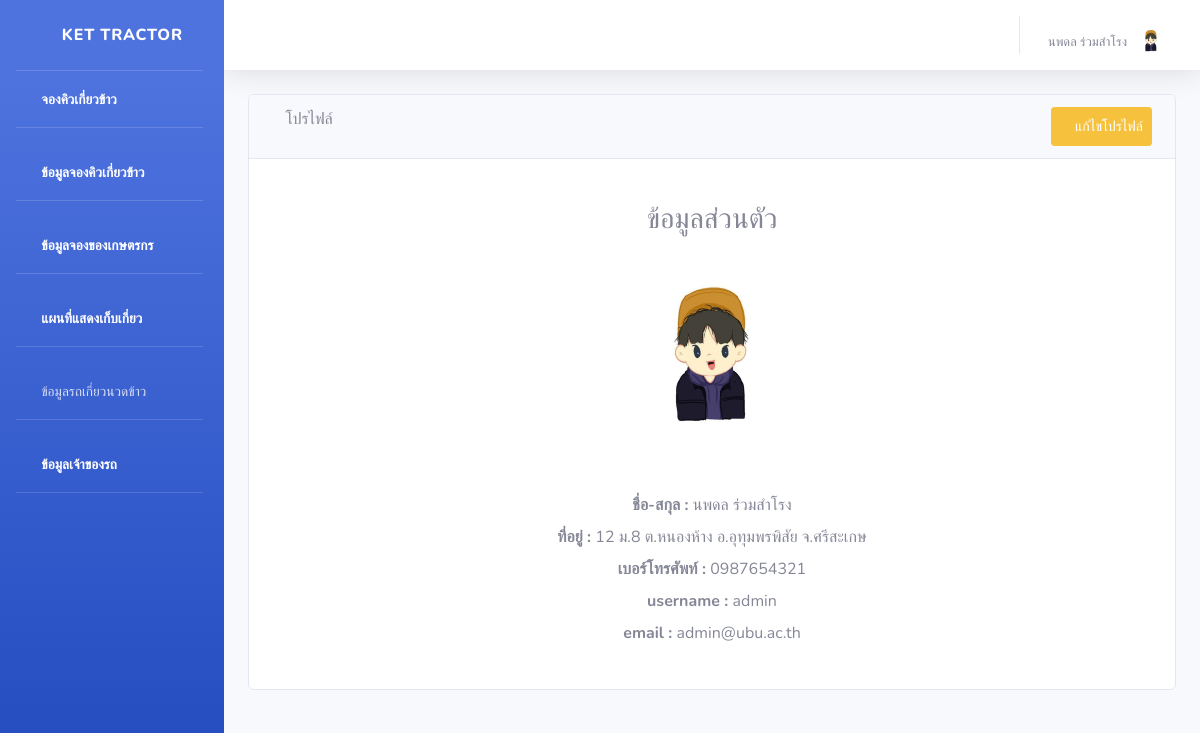
The app's page /profile (signed in) with its own data.
### api/models.py (models this page shows, shortened)
class Farmer(AbstractUser):
    id = models.AutoField(primary_key=True)
    farmer_name = models.CharField(max_length=1000, verbose_name = 'ชื่อ-สกุล')
    image = models.ImageField(upload_to='images/farmer', default='images/farmer/no-image.jpg' ,verbose_name = 'รูปโปรไฟล์')
    address = models.CharField(max_length=1000, verbose_name = 'ที่อยู่')
    phone = models.CharField(max_length=1000, verbose_name = 'เบอร์โทรศัพท์')
    email = models.CharField(max_length=1000)
    password = models.CharField(max_length=1000)
    class Meta:
        verbose_name = 'เกษตรกร'

### api/views.py (the view)
# urls.py: path('profile',views.profile),
def profile(req):
    farmer = Farmer.objects.get(username=req.user.username)
    return render(req, 'api/profile.html', {
        'farmer': farmer,
        })

### api/templates/api/profile.html (shortened to what this page needs)
{% extends 'api/base.html' %}
{% block content %}
<div id="content-wrapper">
  <div class="container-fluid">
      <div class="card mb-3">
          <div class="card-header">
              <i class="fas fa-table"></i>
              โปรไฟล์
              <a  class="btn btn-sm btn-warning" href="/editProfile/{{farmer.id}}"" style="padding: 8px; float: right;  color: white;" > <span class="fa fa-edit"></span> แก้ไขโปรไฟล์</a>
          </div>
          <div class="card-body">
            <form class="form-horizontal" action="/profile" method="POST"  enctype="multipart/form-data">
              <div class="form-group">
                  <div class="form-row">
                      <div class="col-md-12">
                          <div class="form-label-group">
                           <br>
                           <center> <h3>ข้อมูลส่วนตัว</h3></center>
                           <br>
                           <center> <img src="/media/{{farmer.image}}" width="200" height="200"> </center> <br>
                           <center><label for="profile"><b>ชื่อ-สกุล : </b>{{farmer.farmer_name}}</label> </center>
                           <center><label for="profile"><b>ที่อยู่ : </b>{{farmer.address}}</label> </center>
                           <center><label for="profile"><b>เบอร์โทรศัพท์ : </b>{{farmer.phone}}</label> </center>
                           <center><label for="profile"><b>username : </b>{{farmer.username}}</label> </center>
                           <center><label for="profile"><b>email : </b>{{farmer.email}}</label> </center>
                          </div>
                      </div>
                  </div>
              </div>
          </form>
          </div>
      </div>
  </div>
</div>
{% endblock %}

### api/templates/api/base.html (shortened to what this page needs)
<!DOCTYPE html>
{% load static %}
<html lang="en">
<head>
    <link href="{% static 'api/vendor/fontawesome-free/css/all.min.css' %}" rel="stylesheet" type="text/css">
    <link rel="stylesheet" type="text/css" href="{% static 'api/css/styles.css' %}">
    <link href="{% static 'api/css/sb-admin-2.min.css' %}" rel="stylesheet">
</head>
<body id="page-top">
    <div id="wrapper">
        <ul class="navbar-nav bg-gradient-primary sidebar sidebar-dark accordion" id="accordionSidebar">
            <a class="sidebar-brand d-flex align-items-center justify-content-center" href="/index">
                <div class="sidebar-brand-icon rotate-n-15">
                    <i class="fas fa-laugh-wink"></i>
                </div>
                <div class="sidebar-brand-text mx-3">Ket Tractor</div>
            </a>
            <hr class="sidebar-divider my-0">
            {% if user.is_authenticated %}
            <li class="nav-item active">
                <a class="nav-link" href="/addWork">
                    <i class="fas fa-fw fa-tachometer-alt"></i>
                    <span>จองคิวเกี่ยวข้าว</span></a>
            </li>
             <hr class="sidebar-divider">
             <li class="nav-item active">
                <a class="nav-link" href="/showWork">
                    <i class="fas fa-fw fa-tachometer-alt"></i>
                    <span>ข้อมูลจองคิวเกี่ยวข้าว</span></a>
            </li>
            {% endif %}
            {% if request.user.is_superuser %}
                 <hr class="sidebar-divider">
             <li class="nav-item active">
                <a class="nav-link" href="/farmerWork">
                    <i class="fas fa-fw fa-tachometer-alt"></i>
                    <span>ข้อมูลจองของเกษตรกร</span></a>
            </li>
             <hr class="sidebar-divider">
             <li class="nav-item active">
                <a class="nav-link" href="/map">
                    <i class="fas fa-fw fa-tachometer-alt"></i>
                    <span>แผนที่แสดงเก็บเกี่ยว</span></a>
            </li>
            {% endif %}
           <hr class="sidebar-divider">
             <li class="nav-item">
                <a class="nav-link collapsed" href="#" data-toggle="collapse" data-target="#collapseTwo"
                    aria-expanded="true" aria-controls="collapseTwo">
                    <i class="fas fa-fw fa-cog"></i>
                    <span>ข้อมูลรถเกี่ยวนวดข้าว</span>
                </a>
             <li class="nav-item active">
             <hr class="sidebar-divider">
                <a class="nav-link" href="/profileAdmin">
                    <i class="fas fa-fw fa-tachometer-alt"></i>
                    <span>ข้อมูลเจ้าของรถ</span></a>
            </li>
            <hr class="sidebar-divider">
        </ul>
        <div id="content-wrapper" class="d-flex flex-column">
            <div id="content">
                <nav class="navbar navbar-expand navbar-light bg-white topbar mb-4 static-top shadow">
                    <ul class="navbar-nav ml-auto">
                        <li class="nav-item dropdown no-arrow">
                     {% if user.is_authenticated %}
                <a href="#" class="nav-link dropdown-toggle" data-toggle="dropdown" role="button" aria-haspopup="true"
                aria-expanded="false">
               <span class="mr-2 d-none d-lg-inline text-gray-600 small">{{user.farmer_name}}  </span>
                <img class="img-profile rounded-circle"
                src="{{user.image.url}} " >
            </a>
                        </li>
                    </ul>
                     {% else %}
                  <li class="nav-item"><a class="nav-link" href="/login">เข้าสู่ระบบ</a></li>
                  <li class="nav-item"><a class="nav-link" href="/register">สมัครสมาชิก</a></li>
                </ul>
                </li>
                   {% endif %}
                </nav>
                {% block content %}
                {% endblock %}
        </div>
    </div>
</body>
</html>

### api/static/api/css/styles.css (style rules this page uses)
body { font-family: "ptsans", "Lato", "Helvetica Neue", Helvetica, Arial, sans-serif; }
.btn { outline: none; color: black; background-color: transparent; box-shadow: 0 0 0 0; margin-right: 3px; }
ul { height: 100%; padding: 0px 5px 0px 20px; }
a { color: #17a2b8; }

### records on screen
Farmer: farmer_name "นพดล ร่วมสำโรง", image (picture), address "12 ม.8 ต.หนองห้าง อ.อุทุมพรพิสัย จ.ศรีสะเกษ", phone "0987654321", username "admin", email "admin@ubu.ac.th"
